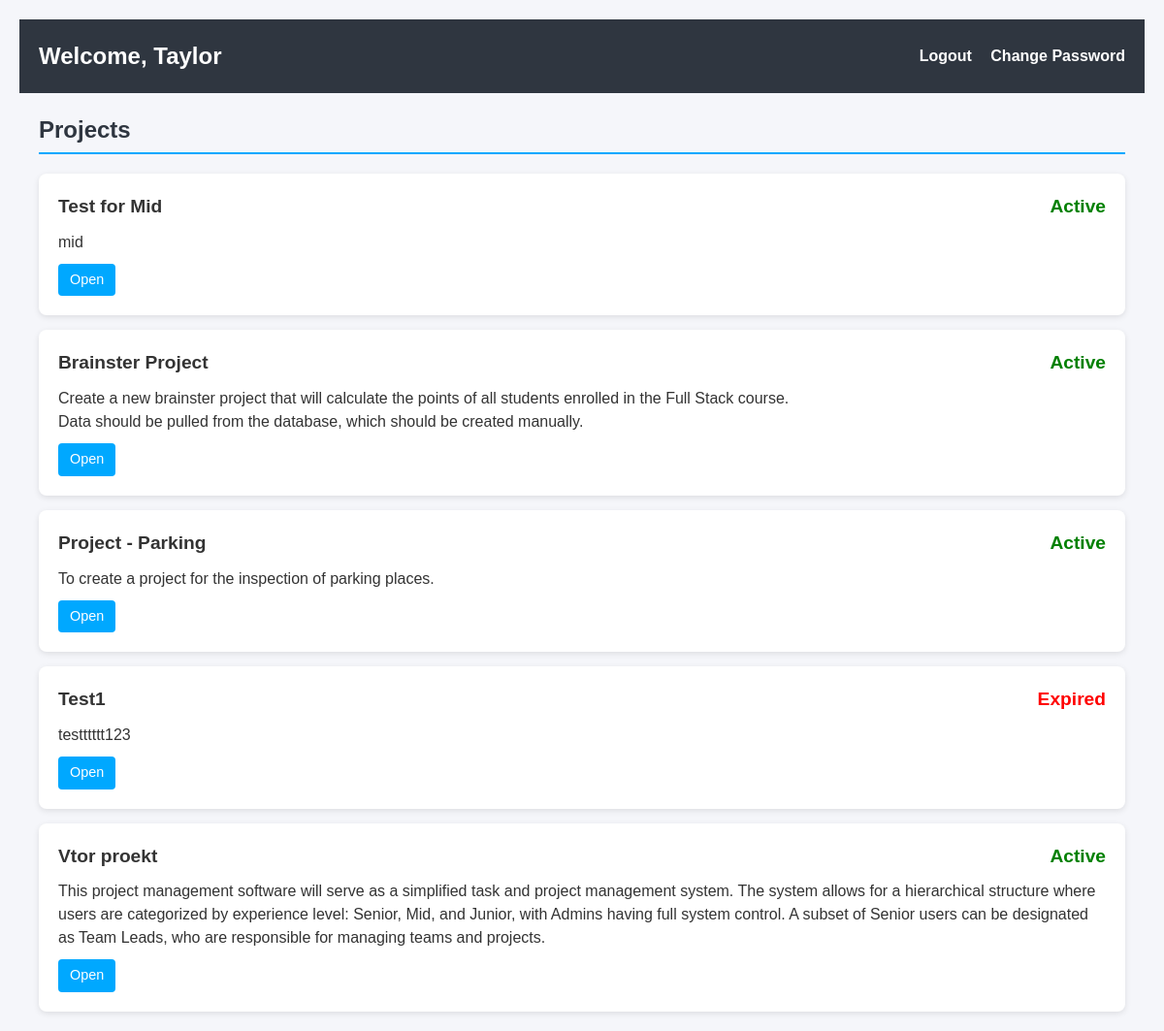
The app's page /dashboard.php (signed in) with its own data.
### tables this page shows
CREATE TABLE `projects` (
  `id` int(11) NOT NULL,
  `title` varchar(255) NOT NULL,
  `description` text DEFAULT NULL,
  `requirements` text DEFAULT NULL,
  `estimated_time` varchar(100) DEFAULT NULL,
  `team_lead_id` int(11) DEFAULT NULL,
  `status` enum('Active','Done','Expired') DEFAULT 'Active',
  `deadline` date DEFAULT NULL,
  `created_at` timestamp NOT NULL DEFAULT current_timestamp()
);

### src/auth.php (called while the page is built, shortened)
<?php
require_once __DIR__.'/db.php';
function currentUser(){
    return $_SESSION['user'] ?? null; }
function userLevel($userId){
    global $pdo;
    $stmt = $pdo->prepare("SELECT level FROM users WHERE id=?");
    $stmt->execute([$userId]);
    return $stmt->fetchColumn();
}

### src/controllers/projects.php (called while the page is built, shortened)
<?php
require_once __DIR__.'/../middleware.php';
function getProjectsForUser($userId){
    global $pdo; $lvl=userLevel($userId);
        $stmt=$pdo->prepare("SELECT DISTINCT p.* FROM projects p LEFT JOIN project_members pm ON p.id = pm.project_id WHERE p.team_lead_id = ? OR pm.user_id = ? ORDER BY p.created_at DESC");
        $stmt->execute([$userId,$userId]);
        return $stmt->fetchAll(); }

### public/dashboard.php (the view, shortened to what this page needs)
<?php
require_once __DIR__.'/../src/auth.php';
require_once __DIR__.'/../src/controllers/projects.php';
$user = currentUser();
$projects = getProjectsForUser($user['id']);
?>
<!doctype html>
<html>
<head>
    <link rel='stylesheet' href='css/styles.css'>
</head>
<body>
<header>
    <h1>Welcome, <?=htmlspecialchars($user['name'])?></h1>
    <div>
        <a href='logout.php'>Logout</a>
        <a href='change_password.php'>Change Password</a>
    </div>
</header>
<main>
<h2>Projects</h2>
<?php if(count($projects) > 0): ?>
    <?php foreach($projects as $p): ?>
        <div class='project'>
            <h3>
                <?=htmlspecialchars($p['title'])?>
                <span class="<?= $p['status'] === 'Expired' ? 'status-expired' : 'status-active' ?>">
                    <?=htmlspecialchars($p['status'])?>
                </span>
            </h3>
            <p><?=nl2br(htmlspecialchars($p['description'] ?? ''))?></p>
            <a href='project_view.php?id=<?=$p['id']?>'>Open</a>
        </div>
    <?php endforeach; ?>
<?php else: ?>
    <p>No projects available.</p>
<?php endif; ?>
</main>
</body>
</html>

### public/css/styles.css (style rules this page uses)
body { font-family: Arial, Helvetica, sans-serif; margin: 20px; background: #f6f8fa }
header { display: flex; justify-content: space-between; align-items: center }
.project, .task { background: #fff; padding: 12px; margin: 8px 0; border-radius: 6px }

### public/dashboard.php (style rules this page uses)
* { box-sizing: border-box; margin: 0; padding: 0; }
body { font-family: Arial, sans-serif; background-color: #f5f6fa; color: #333; line-height: 1.5; }
header { background-color: #2f3640; color: white; padding: 20px; display: flex; justify-content: space-between; align-items: center; }
header h1 { font-size: 1.5rem; }
header a { color: white; text-decoration: none; margin-left: 15px; font-weight: bold; }
main { max-width: 1200px; margin: 20px auto; padding: 0 20px; }
h2 { margin-bottom: 20px; color: #2f3640; border-bottom: 2px solid #00a8ff; padding-bottom: 5px; }
.project { background-color: white; border-radius: 8px; padding: 20px; margin-bottom: 15px; box-shadow: 0 2px 6px rgba(0,0,0,0.1); transition: transform 0.2s, box-shadow 0.2s; }
.project h3 { font-size: 1.2rem; margin-bottom: 10px; display: flex; align-items: center; justify-content: space-between; }
.project p { margin-bottom: 10px; }
.project a { display: inline-block; padding: 6px 12px; background-color: #00a8ff; color: white; text-decoration: none; border-radius: 4px; font-size: 0.9rem; transition: background-color 0.2s; }
.status-active { color: green; font-weight: bold; }
.status-expired { color: red; font-weight: bold; }

### records on screen
projects: title "Test for Mid", status "Active", description "mid"
projects: title "Brainster Project", status "Active", description "Create a new brainster project that will calculate the points of all students enrolled in the Full Stack course. Data should be pulled from the database, which should be created manually."
projects: title "Project - Parking", status "Active", description "To create a project for the inspection of parking places."
projects: title "Test1", status "Expired", description "testttttt123"
projects: title "Vtor proekt", status "Active", description "This project management software will serve as a simplified task and project management system. The system allows for a hierarchical structure where users are categorized by experience level: Senior, Mid, and Junior, with Admins having full system control. A subset of Senior users can be designated as Team Leads, who are responsible for managing teams and projects."

### other values on screen
$user['name'] "Taylor"
